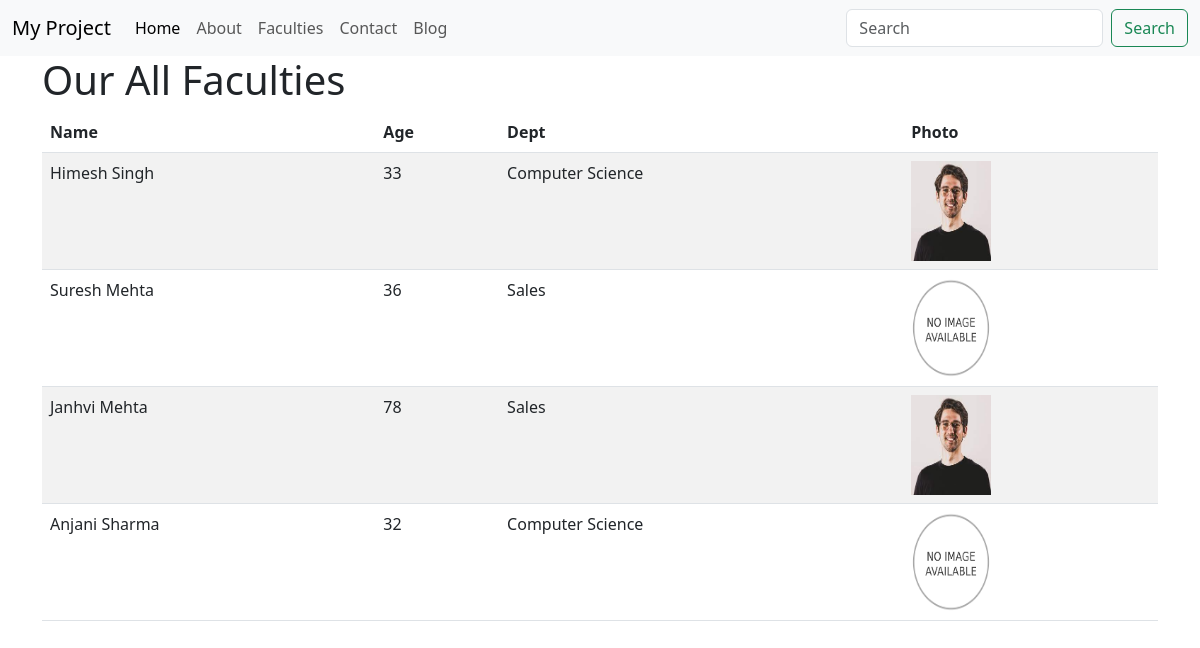
/members, run on the app's committed database.
### myapp/models.py (models this page shows, shortened)
class Member(models.Model):
    fname = models.CharField(max_length=50)
    lname = models.CharField(max_length=50)
    age = models.IntegerField()
    dept = models.CharField(max_length=50)
    image = models.ImageField(upload_to='memberimage')

### myapp/views.py (the view)
# urls.py: path('members',views.member),
def member(request):
    all_members = Member.objects.all()
    return render(request, 'members.html', {'members':all_members})

### templates/members.html
{% extends 'base.html' %}
{% block body %}
<div class="container">
    <h1>Our All Faculties</h1>
    <table class="table table-striped">
        <thead>
            <tr>
                <th>Name</th>
                <th>Age</th>
                <th>Dept</th>
                <th>Photo</th>
            </tr>
        </thead>
        {% for i in members %}
    <tr>
        <td>{{i.fname}} {{i.lname}}</td>
        <td>{{i.age}}</td>
        <td>{{i.dept}}</td>
        <td><img src="{{i.image.url}}" alt="" height="100" width="80"></td>
    </tr>
    {% endfor %}
    </table>
</div>
{% endblock body %}

### data on the page
Member: fname "Himesh", lname "Singh", age "33", dept "Computer Science", image (placeholder picture)
Member: fname "Suresh", lname "Mehta", age "36", dept "Sales", image (placeholder picture)
Member: fname "Janhvi", lname "Mehta", age "78", dept "Sales", image (picture)
Member: fname "Anjani", lname "Sharma", age "32", dept "Computer Science", image (placeholder picture)
